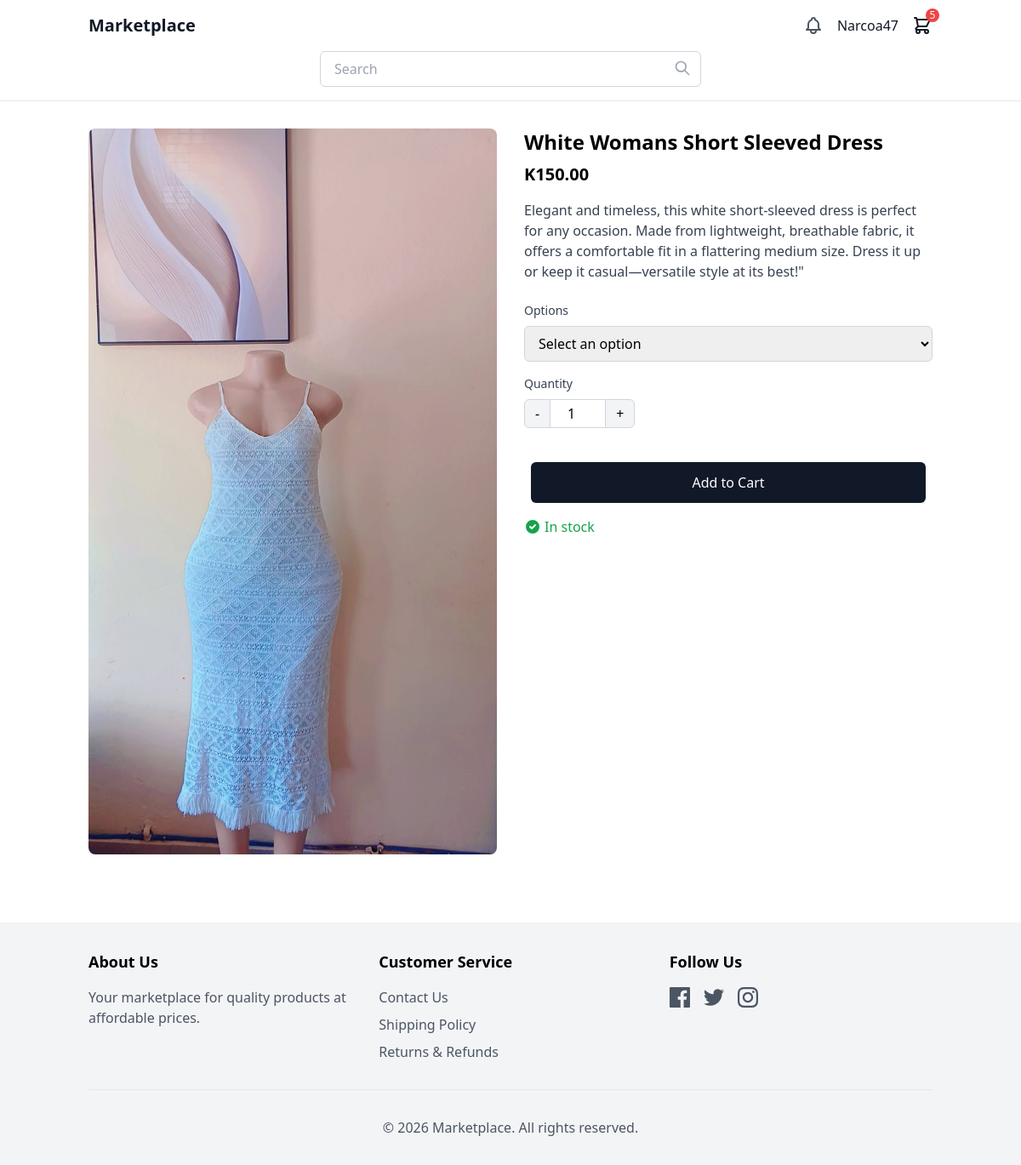
The app's page /product_detail/white-womans-short-sleeved-dress/ (signed in) with its own data.
### users/models.py (models this page shows, shortened)
class User(AbstractUser):
    is_store_owner = models.BooleanField(default=False)
    is_client = models.BooleanField(default=False)
    groups = models.ManyToManyField(
        'auth.Group',
        verbose_name='groups',
        blank=True,
        help_text='The groups this user belongs to. A user will get all permissions granted to each of their groups.',
        related_name='custom_user_set',  # Unique related_name
        related_query_name='user',
    )
    user_permissions = models.ManyToManyField(
        'auth.Permission',
        verbose_name='user permissions',
        blank=True,
        help_text='Specific permissions for this user.',
        related_name='custom_user_set',  # Unique related_name
        related_query_name='user',
    )

### store/models.py (models this page shows, shortened)
class Cart(models.Model):
    user = models.ForeignKey(User, on_delete=models.CASCADE, null=True, blank=True)
    session_id = models.CharField(max_length=100, null=True, blank=True)
    created_at = models.DateTimeField(auto_now_add=True)
    updated_at = models.DateTimeField(auto_now=True)
    @property
    def item_count(self):
        return sum(item.quantity for item in self.items.all())

class CartItem(models.Model):
    cart = models.ForeignKey(Cart, on_delete=models.CASCADE, related_name='items')
    product = models.ForeignKey(Product, on_delete=models.CASCADE)
    variant = models.ForeignKey(ProductVariant, on_delete=models.CASCADE, null=True, blank=True)
    quantity = models.PositiveIntegerField(default=1)

class Product(models.Model):
    name = models.CharField(max_length=200)
    slug = models.SlugField(unique=True)
    category = models.ForeignKey(Category, on_delete=models.CASCADE, related_name='products')
    store = models.ForeignKey(Store, on_delete=models.CASCADE, related_name='products')  # Link to Store
    description = models.TextField(blank=True)
    price = models.DecimalField(max_digits=10, decimal_places=2)
    image = models.ImageField(upload_to='products/')
    stock = models.PositiveIntegerField(default=1)
    available = models.BooleanField(default=True)
    created = models.DateTimeField(auto_now_add=True)
    updated = models.DateTimeField(auto_now=True)
    class Meta:
        ordering = ['-created']

### store/views.py (the view)
# urls.py: path('product_detail/<slug:slug>/', views.product_detail, name='product_detail'),
def product_detail(request, slug):
    product = get_object_or_404(Product, slug=slug, available=True)
    variants = product.variants.all()
    return render(request, 'product_details.html', {
        'product': product,
        'variants': variants
    })

### store/context_processors.py (called while the page is built)
def cart_processor(request):
    cart = get_or_create_cart(request)
    return {'cart': cart}

### store/views.py (called while the page is built, shortened)
def get_or_create_cart(request):
    if request.user.is_authenticated:
        cart = Cart.objects.filter(user=request.user).first()
        if cart:
            return cart

### theme/templates/product_details.html (shortened to what this page needs)
{% extends 'base.html' %}
{% block content %}
<div class="grid grid-cols-1 md:grid-cols-2 gap-8">
    <div>
        {% if product.image %}
        <img src="{{ product.image.url }}" alt="{{ product.name }}" class="w-full rounded-lg">
        {% else %}
        <img src="/placeholder.svg?height=500&width=500" alt="{{ product.name }}" class="w-full rounded-lg">
        {% endif %}
    </div>
    <div>
        <h1 class="text-2xl font-bold">{{ product.name }}</h1>
        <p class="text-xl font-semibold mt-2">K{{ product.price }}</p>
        {% if product.description %}
        <div class="mt-4 text-gray-700">
            {{ product.description|linebreaks }}
        </div>
        {% endif %}
        <form action="{% url 'add_to_cart' product.id %}" method="post" class="mt-6">
            {% if variants %}
            <div class="mb-4">
                <label for="variant_id" class="block text-sm font-medium text-gray-700 mb-2">Options</label>
                <select name="variant_id" id="variant_id" class="w-full border border-gray-300 rounded-md px-3 py-2 focus:outline-none focus:ring-2 focus:ring-gray-200">
                    <option value="">Select an option</option>
                </select>
            </div>
            {% endif %}
            <div class="mb-4">
                <label for="quantity" class="block text-sm font-medium text-gray-700 mb-2">Quantity</label>
                <div class="flex items-center">
                    <button type="button" id="decrease-qty" class="px-3 py-1 border border-gray-300 rounded-l-md bg-gray-100">-</button>
                    <input type="number" name="quantity" id="quantity" value="1" min="1" max="{{ product.stock }}" class="w-16 text-center border-y border-gray-300 py-1">
                    <button type="button" id="increase-qty" class="px-3 py-1 border border-gray-300 rounded-r-md bg-gray-100">+</button>
                </div>
            </div>
            <div class="grid">
                <div class="mt-6 mx-2">
                    <form action="{% url 'add_to_cart' product.id %}" method="post" class="flex">
                    <button type="submit" class="w-full bg-gray-900 text-white px-6 py-3 rounded-md hover:bg-gray-800">Add to Cart</button>
                </div>
            </div>
        </form>
        {% if product.stock > 0 %}
        <div class="mt-4 flex items-center text-green-600">
            <svg xmlns="http://www.w3.org/2000/svg" class="h-5 w-5 mr-1" viewBox="0 0 20 20" fill="currentColor">
                <path fill-rule="evenodd" d="M10 18a8 8 0 100-16 8 8 0 000 16zm3.707-9.293a1 1 0 00-1.414-1.414L9 10.586 7.707 9.293a1 1 0 00-1.414 1.414l2 2a1 1 0 001.414 0l4-4z" clip-rule="evenodd" />
            </svg>
            <span>In stock</span>
        </div>
        {% endif %}
    </div>
</div>
{% endblock %}

### theme/templates/base.html (shortened to what this page needs)
<!DOCTYPE html>
<html lang="en">
<head>
    <script src="https://cdn.tailwindcss.com"></script>
</head>
<body class="min-h-screen bg-white">
    <header class="border-b border-gray-200">
        <div class="container mx-auto px-4 py-4">
            <div class="flex flex-col md:flex-row items-center justify-between space-y-4 md:space-y-0">
                <a href="{% url 'home' %}" class="text-xl font-bold text-gray-900">Marketplace</a>
                <div class="flex items-center space-x-4">
                    <a href="#" class="text-gray-600">
                    </a>
                    {% if user.is_authenticated %}
                        <div class="relative group">
                            <button class="text-gray-900 font-medium">{{ user.username }}</button>
                        </div>
                    {% else %}
                        <a href="{% url 'signup' %}" class="text-gray-900 font-medium">Sign Up</a>
                        <a href="{% url 'login' %}" class="text-gray-900 font-medium">Login</a>
                    {% endif %}
                    <a href="{% url 'cart' %}" class="text-gray-900 relative">
                        {% if cart.item_count > 0 %}
                            <span class="absolute -top-2 -right-2 bg-red-500 text-white rounded-full w-4 h-4 flex items-center justify-center text-xs">
                                {{ cart.item_count }}
                            </span>
                        {% endif %}
                    </a>
                </div>
            </div>
            <div class="mt-4 w-full md:max-w-md mx-auto">
                <form action="{% url 'search_products' %}" method="get" class="relative">
                    <input type="text" name="q" placeholder="Search" class="w-full px-4 py-2 border border-gray-300 rounded-md focus:outline-none focus:ring-2 focus:ring-gray-200">
                    <button type="submit" class="absolute right-3 top-2.5">
                        <svg xmlns="http://www.w3.org/2000/svg" class="h-5 w-5 text-gray-400" fill="none" viewBox="0 0 24 24" stroke="currentColor">
                            <path stroke-linecap="round" stroke-linejoin="round" stroke-width="2" d="M21 21l-6-6m2-5a7 7 0 11-14 0 7 7 0 0114 0z" />
                        </svg>
                    </button>
                </form>
            </div>
        </div>
    </header>
    <main class="container mx-auto px-4 py-8">
        {% block content %}{% endblock %}
    </main>
    <footer class="bg-gray-100 py-8 mt-12">
        <div class="container mx-auto px-4">
            <div class="grid grid-cols-1 md:grid-cols-3 gap-8">
                <div>
                    <h3 class="text-lg font-semibold mb-4">About Us</h3>
                    <p class="text-gray-600">Your marketplace for quality products at affordable prices.</p>
                </div>
                <div>
                    <h3 class="text-lg font-semibold mb-4">Customer Service</h3>
                    <ul class="space-y-2">
                        <li><a href="#" class="text-gray-600 hover:text-gray-900">Contact Us</a></li>
                        <li><a href="#" class="text-gray-600 hover:text-gray-900">Shipping Policy</a></li>
                        <li><a href="#" class="text-gray-600 hover:text-gray-900">Returns & Refunds</a></li>
                    </ul>
                </div>
                <div>
                    <h3 class="text-lg font-semibold mb-4">Follow Us</h3>
                    <div class="flex space-x-4">
                        <a href="#" class="text-gray-600 hover:text-gray-900">
                        </a>
                        <a href="#" class="text-gray-600 hover:text-gray-900">
                        </a>
                        <a href="#" class="text-gray-600 hover:text-gray-900">
                        </a>
                    </div>
                </div>
            </div>
            <div class="mt-8 pt-8 border-t border-gray-200 text-center">
                <p class="text-gray-600">&copy; 2026 Marketplace. All rights reserved.</p>
            </div>
        </div>
    </footer>
</body>
</html>

### records on screen
User: username "Narcoa47"
Cart: item_count "5"
Product: image (picture), name "White Womans Short Sleeved Dress", price "150.00", description "Elegant and timeless, this white short-sleeved dress is perfect for any occasion. Made from lightweight, breathable fabric, it offers a comfortable fit in a flattering medium size. Dress it up or keep it casual—versatile style at its best!\"", quantity "1"
